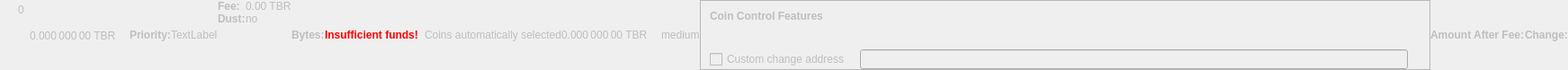
    <widget class="QWidget" name="dummyHideWidget" native="true">
     <property name="enabled">
      <bool>false</bool>
     </property>
     <property name="maximumSize">
      <size>
       <width>100</width>
       <height>22</height>
      </size>
     </property>
     <layout class="QHBoxLayout" name="dummyHideLayout">
      <property name="spacing">
       <number>0</number>
      </property>
      <property name="leftMargin">
       <number>0</number>
      </property>
      <property name="topMargin">
       <number>0</number>
      </property>
      <property name="rightMargin">
       <number>0</number>
      </property>
      <property name="bottomMargin">
       <number>0</number>
      </property>
      <item>
       <layout class="QFormLayout" name="formLayoutCoinControl1">
        <property name="horizontalSpacing">
         <number>10</number>
        </property>
        <property name="verticalSpacing">
         <number>14</number>
        </property>
        <property name="leftMargin">
         <number>10</number>
        </property>
        <property name="topMargin">
         <number>4</number>
        </property>
        <property name="rightMargin">
         <number>6</number>
        </property>
        <item row="0" column="1">
         <widget class="QLabel" name="labelCoinControlBytes">
          <property name="cursor">
           <cursorShape>IBeamCursor</cursorShape>
          </property>
          <property name="contextMenuPolicy">
           <enum>Qt::ActionsContextMenu</enum>
          </property>
          <property name="text">
           <string notr="true">0</string>
          </property>
          <property name="textInteractionFlags">
           <set>Qt::LinksAccessibleByMouse|Qt::TextSelectableByKeyboard|Qt::TextSelectableByMouse</set>
          </property>
         </widget>
        </item>
       </layout>
      </item>
      <item>
       <widget class="QLabel" name="labelCoinControlAfterFee">
        <property name="enabled">
         <bool>false</bool>
        </property>
        <property name="sizePolicy">
         <sizepolicy hsizetype="Fixed" vsizetype="Fixed">
          <horstretch>0</horstretch>
          <verstretch>0</verstretch>
         </sizepolicy>
        </property>
        <property name="minimumSize">
         <size>
          <width>111</width>
          <height>12</height>
         </size>
        </property>
        <property name="maximumSize">
         <size>
          <width>111</width>
          <height>12</height>
         </size>
        </property>
        <property name="cursor">
         <cursorShape>IBeamCursor</cursorShape>
        </property>
        <property name="contextMenuPolicy">
         <enum>Qt::ActionsContextMenu</enum>
        </property>
        <property name="text">
         <string notr="true">0.000 000 00 TBR</string>
        </property>
        <property name="textInteractionFlags">
         <set>Qt::LinksAccessibleByMouse|Qt::TextSelectableByKeyboard|Qt::TextSelectableByMouse</set>
        </property>
       </widget>
      </item>
      <item>
       <widget class="QLabel" name="labelCoinControlPriorityText">
        <property name="enabled">
         <bool>false</bool>
        </property>
        <property name="font">
         <font>
          <weight>75</weight>
          <bold>true</bold>
         </font>
        </property>
        <property name="text">
         <string>Priority:</string>
        </property>
       </widget>
      </item>
      <item>
       <layout class="QHBoxLayout" name="horizontalLayout">
        <item>
         <widget class="QLabel" name="WarningLabel">
          <property name="text">
           <string>TextLabel</string>
          </property>
         </widget>
        </item>
       </layout>
      </item>
      <item>
       <layout class="QFormLayout" name="formLayoutCoinControl3">
        <property name="horizontalSpacing">
         <number>0</number>
        </property>
        <property name="verticalSpacing">
         <number>0</number>
        </property>
        <property name="leftMargin">
         <number>0</number>
        </property>
        <property name="topMargin">
         <number>0</number>
        </property>
        <property name="rightMargin">
         <number>0</number>
        </property>
        <item row="0" column="0">
         <widget class="QLabel" name="labelCoinControlFeeText">
          <property name="enabled">
           <bool>false</bool>
          </property>
          <property name="font">
           <font>
            <weight>75</weight>
            <bold>true</bold>
           </font>
          </property>
          <property name="text">
           <string>Fee:</string>
          </property>
          <property name="margin">
           <number>0</number>
          </property>
         </widget>
        </item>
        <item row="0" column="1">
         <widget class="QLabel" name="labelCoinControlFee">
          <property name="enabled">
           <bool>false</bool>
          </property>
          <property name="cursor">
           <cursorShape>IBeamCursor</cursorShape>
          </property>
          <property name="contextMenuPolicy">
           <enum>Qt::ActionsContextMenu</enum>
          </property>
          <property name="text">
           <string notr="true">0.00 TBR</string>
          </property>
          <property name="textInteractionFlags">
           <set>Qt::LinksAccessibleByMouse|Qt::TextSelectableByKeyboard|Qt::TextSelectableByMouse</set>
          </property>
         </widget>
        </item>
        <item row="1" column="0">
         <widget class="QLabel" name="labelCoinControlLowOutputText">
          <property name="enabled">
           <bool>false</bool>
          </property>
          <property name="font">
           <font>
            <weight>75</weight>
            <bold>true</bold>
           </font>
          </property>
          <property name="text">
           <string>Dust:</string>
          </property>
         </widget>
        </item>
        <item row="1" column="1">
         <widget class="QLabel" name="labelCoinControlLowOutput">
          <property name="enabled">
           <bool>false</bool>
          </property>
          <property name="cursor">
           <cursorShape>IBeamCursor</cursorShape>
          </property>
          <property name="contextMenuPolicy">
           <enum>Qt::ActionsContextMenu</enum>
          </property>
          <property name="text">
           <string>no</string>
          </property>
          <property name="textInteractionFlags">
           <set>Qt::LinksAccessibleByMouse|Qt::TextSelectableByKeyboard|Qt::TextSelectableByMouse</set>
          </property>
         </widget>
        </item>
       </layout>
      </item>
      <item>
       <widget class="QLabel" name="labelCoinControlBytesText">
        <property name="enabled">
         <bool>false</bool>
        </property>
        <property name="font">
         <font>
          <weight>75</weight>
          <bold>true</bold>
         </font>
        </property>
        <property name="text">
         <string>Bytes:</string>
        </property>
       </widget>
      </item>
      <item>
       <layout class="QFormLayout" name="formLayoutCoinControl2">
        <property name="horizontalSpacing">
         <number>0</number>
        </property>
        <property name="verticalSpacing">
         <number>0</number>
        </property>
        <property name="leftMargin">
         <number>0</number>
        </property>
        <property name="topMargin">
         <number>0</number>
        </property>
        <property name="rightMargin">
         <number>0</number>
        </property>
       </layout>
      </item>
      <item>
       <layout class="QHBoxLayout" name="horizontalLayoutCoinControl2">
        <property name="spacing">
         <number>0</number>
        </property>
        <property name="bottomMargin">
         <number>0</number>
        </property>
       </layout>
      </item>
      <item>
       <widget class="QLabel" name="labelCoinControlInsuffFunds">
        <property name="enabled">
         <bool>false</bool>
        </property>
        <property name="minimumSize">
         <size>
          <width>0</width>
          <height>0</height>
         </size>
        </property>
        <property name="font">
         <font>
          <weight>75</weight>
          <bold>true</bold>
         </font>
        </property>
        <property name="styleSheet">
         <string notr="true">color:red;font-weight:bold;</string>
        </property>
        <property name="text">
         <string>Insufficient funds!</string>
        </property>
        <property name="margin">
         <number>5</number>
        </property>
       </widget>
      </item>
      <item>
       <layout class="QFormLayout" name="formLayoutCoinControl4">
        <property name="horizontalSpacing">
         <number>0</number>
        </property>
        <property name="verticalSpacing">
         <number>0</number>
        </property>
        <property name="leftMargin">
         <number>0</number>
        </property>
        <property name="topMargin">
         <number>0</number>
        </property>
        <property name="rightMargin">
         <number>0</number>
        </property>
       </layout>
      </item>
      <item>
       <widget class="QLabel" name="labelCoinControlChangeLabel">
        <property name="enabled">
         <bool>false</bool>
        </property>
        <property name="sizePolicy">
         <sizepolicy hsizetype="Preferred" vsizetype="Expanding">
          <horstretch>0</horstretch>
          <verstretch>0</verstretch>
         </sizepolicy>
        </property>
        <property name="minimumSize">
         <size>
          <width>0</width>
          <height>0</height>
         </size>
        </property>
        <property name="text">
         <string/>
        </property>
        <property name="margin">
         <number>3</number>
        </property>
       </widget>
      </item>
      <item>
       <widget class="QLabel" name="labelCoinControlAutomaticallySelected">
        <property name="enabled">
         <bool>false</bool>
        </property>
        <property name="sizePolicy">
         <sizepolicy hsizetype="Fixed" vsizetype="Fixed">
          <horstretch>0</horstretch>
          <verstretch>0</verstretch>
         </sizepolicy>
        </property>
        <property name="minimumSize">
         <size>
          <width>0</width>
          <height>0</height>
         </size>
        </property>
        <property name="maximumSize">
         <size>
          <width>240</width>
          <height>16777215</height>
         </size>
        </property>
        <property name="text">
         <string>Coins automatically selected</string>
        </property>
        <property name="margin">
         <number>5</number>
        </property>
       </widget>
      </item>
      <item>
       <widget class="QLabel" name="labelCoinControlChange">
        <property name="enabled">
         <bool>false</bool>
        </property>
        <property name="sizePolicy">
         <sizepolicy hsizetype="Fixed" vsizetype="Fixed">
          <horstretch>0</horstretch>
          <verstretch>0</verstretch>
         </sizepolicy>
        </property>
        <property name="minimumSize">
         <size>
          <width>111</width>
          <height>0</height>
         </size>
        </property>
        <property name="maximumSize">
         <size>
          <width>111</width>
          <height>16777215</height>
         </size>
        </property>
        <property name="cursor">
         <cursorShape>IBeamCursor</cursorShape>
        </property>
        <property name="contextMenuPolicy">
         <enum>Qt::ActionsContextMenu</enum>
        </property>
        <property name="text">
         <string notr="true">0.000 000 00 TBR</string>
        </property>
        <property name="textInteractionFlags">
         <set>Qt::LinksAccessibleByMouse|Qt::TextSelectableByKeyboard|Qt::TextSelectableByMouse</set>
        </property>
       </widget>
      </item>
      <item>
       <widget class="QLabel" name="labelCoinControlPriority">
        <property name="enabled">
         <bool>false</bool>
        </property>
        <property name="cursor">
         <cursorShape>IBeamCursor</cursorShape>
        </property>
        <property name="contextMenuPolicy">
         <enum>Qt::ActionsContextMenu</enum>
        </property>
        <property name="text">
         <string>medium</string>
        </property>
        <property name="textInteractionFlags">
         <set>Qt::LinksAccessibleByMouse|Qt::TextSelectableByKeyboard|Qt::TextSelectableByMouse</set>
        </property>
       </widget>
      </item>
      <item>
       <widget class="QFrame" name="frameCoinControl">
        <property name="sizePolicy">
         <sizepolicy hsizetype="Expanding" vsizetype="Expanding">
          <horstretch>0</horstretch>
          <verstretch>0</verstretch>
         </sizepolicy>
        </property>
        <property name="maximumSize">
         <size>
          <width>16777215</width>
          <height>16777215</height>
         </size>
        </property>
        <property name="frameShape">
         <enum>QFrame::StyledPanel</enum>
        </property>
        <property name="frameShadow">
         <enum>QFrame::Sunken</enum>
        </property>
        <layout class="QVBoxLayout" name="verticalLayoutCoinControl2_2">
         <property name="spacing">
          <number>0</number>
         </property>
         <property name="leftMargin">
          <number>0</number>
         </property>
         <property name="topMargin">
          <number>0</number>
         </property>
         <property name="rightMargin">
          <number>0</number>
         </property>
         <property name="bottomMargin">
          <number>0</number>
         </property>
         <item>
          <layout class="QVBoxLayout" name="verticalLayoutCoinControl" stretch="0,0,0,1">
           <property name="spacing">
            <number>0</number>
           </property>
           <property name="leftMargin">
            <number>10</number>
           </property>
           <property name="topMargin">
            <number>10</number>
           </property>
           <item>
            <layout class="QHBoxLayout" name="horizontalLayoutCoinControl1">
             <property name="bottomMargin">
              <number>15</number>
             </property>
             <item>
              <widget class="QLabel" name="labelCoinControlFeatures">
               <property name="enabled">
                <bool>false</bool>
               </property>
               <property name="sizePolicy">
                <sizepolicy hsizetype="Preferred" vsizetype="Maximum">
                 <horstretch>0</horstretch>
                 <verstretch>0</verstretch>
                </sizepolicy>
               </property>
               <property name="font">
                <font>
                 <weight>75</weight>
                 <bold>true</bold>
                </font>
               </property>
               <property name="styleSheet">
                <string notr="true">font-weight:bold;</string>
               </property>
               <property name="text">
                <string>Coin Control Features</string>
               </property>
              </widget>
             </item>
            </layout>
           </item>
           <item>
            <widget class="QWidget" name="widgetCoinControl" native="true">
             <property name="sizePolicy">
              <sizepolicy hsizetype="Preferred" vsizetype="Preferred">
               <horstretch>0</horstretch>
               <verstretch>0</verstretch>
              </sizepolicy>
             </property>
             <property name="minimumSize">
              <size>
               <width>0</width>
               <height>0</height>
              </size>
             </property>
             <property name="styleSheet">
              <string notr="true"/>
             </property>
             <layout class="QHBoxLayout" name="horizontalLayoutCoinControl5_2">
              <property name="leftMargin">
               <number>0</number>
              </property>
              <property name="topMargin">
               <number>0</number>
              </property>
              <property name="rightMargin">
               <number>0</number>
              </property>
              <property name="bottomMargin">
               <number>0</number>
              </property>
              <item>
               <layout class="QHBoxLayout" name="horizontalLayoutCoinControl3">
                <property name="spacing">
                 <number>20</number>
                </property>
                <property name="topMargin">
                 <number>0</number>
                </property>
                <property name="bottomMargin">
                 <number>10</number>
                </property>
               </layout>
              </item>
             </layout>
            </widget>
           </item>
           <item>
            <layout class="QHBoxLayout" name="horizontalLayoutCoinControl4" stretch="0,0,0">
             <property name="spacing">
              <number>12</number>
             </property>
             <property name="sizeConstraint">
              <enum>QLayout::SetDefaultConstraint</enum>
             </property>
             <property name="topMargin">
              <number>5</number>
             </property>
             <property name="rightMargin">
              <number>5</number>
             </property>
             <item>
              <widget class="QCheckBox" name="checkBoxCoinControlChange">
               <property name="enabled">
                <bool>false</bool>
               </property>
               <property name="toolTip">
                <string>If this is activated, but the change address is empty or invalid, change will be sent to a newly generated address.</string>
               </property>
               <property name="text">
                <string>Custom change address</string>
               </property>
              </widget>
             </item>
             <item>
              <widget class="QValidatedLineEdit" name="lineEditCoinControlChange">
               <property name="enabled">
                <bool>false</bool>
               </property>
               <property name="sizePolicy">
                <sizepolicy hsizetype="Expanding" vsizetype="Fixed">
                 <horstretch>0</horstretch>
                 <verstretch>0</verstretch>
                </sizepolicy>
               </property>
              </widget>
             </item>
             <item>
              <widget class="QLabel" name="labelCoinControlChangeLabel_2">
               <property name="sizePolicy">
                <sizepolicy hsizetype="Preferred" vsizetype="Expanding">
                 <horstretch>0</horstretch>
                 <verstretch>0</verstretch>
                </sizepolicy>
               </property>
               <property name="minimumSize">
                <size>
                 <width>0</width>
                 <height>0</height>
                </size>
               </property>
               <property name="text">
                <string/>
               </property>
               <property name="margin">
                <number>3</number>
               </property>
              </widget>
             </item>
            </layout>
           </item>
           <item>
            <spacer name="verticalSpacerCoinControl">
             <property name="orientation">
              <enum>Qt::Vertical</enum>
             </property>
             <property name="sizeHint" stdset="0">
              <size>
               <width>800</width>
               <height>1</height>
              </size>
             </property>
            </spacer>
           </item>
          </layout>
         </item>
        </layout>
       </widget>
      </item>
      <item>
       <widget class="QLabel" name="labelCoinControlAfterFeeText">
        <property name="enabled">
         <bool>false</bool>
        </property>
        <property name="minimumSize">
         <size>
          <width>0</width>
          <height>0</height>
         </size>
        </property>
        <property name="maximumSize">
         <size>
          <width>16777215</width>
          <height>16777215</height>
         </size>
        </property>
        <property name="font">
         <font>
          <weight>75</weight>
          <bold>true</bold>
         </font>
        </property>
        <property name="text">
         <string>Amount After Fee:</string>
        </property>
        <property name="alignment">
         <set>Qt::AlignLeading|Qt::AlignLeft|Qt::AlignVCenter</set>
        </property>
        <property name="margin">
         <number>0</number>
        </property>
       </widget>
      </item>
      <item>
       <widget class="QLabel" name="labelCoinControlChangeText">
        <property name="enabled">
         <bool>false</bool>
        </property>
        <property name="sizePolicy">
         <sizepolicy hsizetype="Preferred" vsizetype="Preferred">
          <horstretch>0</horstretch>
          <verstretch>0</verstretch>
         </sizepolicy>
        </property>
        <property name="minimumSize">
         <size>
          <width>0</width>
          <height>0</height>
         </size>
        </property>
        <property name="maximumSize">
         <size>
          <width>16777215</width>
          <height>16777215</height>
         </size>
        </property>
        <property name="font">
         <font>
          <weight>75</weight>
          <bold>true</bold>
         </font>
        </property>
        <property name="text">
         <string>Change:</string>
        </property>
        <property name="alignment">
         <set>Qt::AlignLeading|Qt::AlignLeft|Qt::AlignVCenter</set>
        </property>
       </widget>
      </item>
     </layout>
    </widget>
